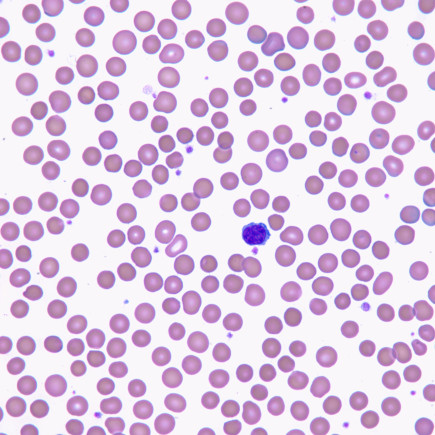
#> input picture images/blood_cells-2.jpg, 435 x 435 px, found by its file name; its folder holds only this picture in this run
$ python lab_13.py
#> lines starting #> are read from the running program, lines starting #| are printed output that depends on the picture; after the words box and inside, x2 and y2 are one past the last pixel; in counts of white or black regions, pixels touching at a corner belong together
### utils/file_utils.py
#! /usr/bin/python
import os
from os import path

from argparse import ArgumentParser

import cv2


def _select_file(root):
#> called with root = 'images'
    files = os.listdir(root)
    print("Select an Image:")
    for i, name in enumerate(files, 1):
        print(f"{i}) {name}")

    size = len(files)
    while True:
        value = input(f"Choice [1 - {size}]: ")
        try:
            value = int(value)
        except ValueError:
            print(f"{value} is not a valid integer")
        else:
            if 1 <= value <= size:
                break
            else:
                print(f"{value} out of range [1 - {size}]")
#> this loop made 1 pass; the answer given on pass 1: 1

    return files[value - 1]


def load_image(name=None, root="images", color=False):
    if name is None:
        name = _select_file(root)

    if not path.exists(name):
        name = path.join(root, name)

    if not path.exists(name):
        raise ValueError(f"image file {name} does not exists")

    flag = cv2.IMREAD_COLOR if color else cv2.IMREAD_GRAYSCALE

    img = cv2.imread(name, flags=flag)
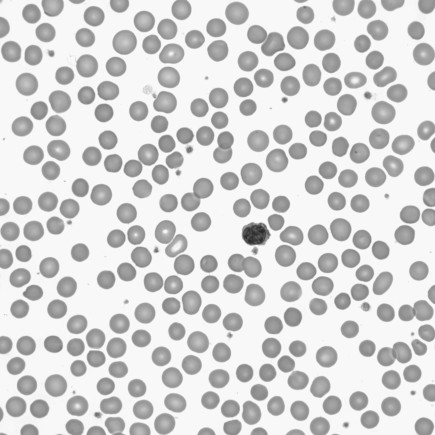
#> img: shape (435, 435); min 37, max 255, mean 211.7

    if img is None:
        raise ValueError(f"cannot load {name}")

    return img


def parse_args():
    parser = ArgumentParser()
    parser.add_argument(
        "name",
        nargs="?",
        help="specify file to open or the directory containing images to open",
    )
    return parser.parse_args()


def load_image_from_arg(color=False):
    args = parse_args()
    if args.name:
        if path.isdir(args.name):
            img = load_image(root=args.name, color=color)
        elif path.isfile(args.name):
            img = load_image(name=args.name, color=color)
        else:
            img = load_image(color=color)
    else:
        img = load_image(color=color)

    return img

### utils/image_utils.py
#! /usr/bin/python

import cv2
import numpy as np


def get_histogram(img, normalize=True):
#> called with normalize = False
    output = np.zeros(256)
    for row in img:
        for pixel in row:
            output[pixel] += 1
#> after the loop, output = 256 values, max 53257 at index 248, min 0 at index 0, mean 739.2

    if normalize:
        x, y = img.shape
        size = x * y
        output /= size
    return output


# [10 lines left out: function colorize, not called in this run]


def show_image(*images, wait=0):
    for count, image in enumerate(images, 1):
        if isinstance(image, tuple):
            name, image = image
        else:
            name = f"Image {count}"

        cv2.imshow(name, image)
    if wait >= 0:
        wait *= 1000
        cv2.waitKey(wait)

### lab_13.py
#! /usr/bin/python

# autogenerated on 2020-05-06 16:44

# Otsu binarization

import sys
from os import path

import cv2
import numpy as np
from matplotlib import pyplot as plt

from utils import *


def weighted_variance(hist, a, b):

    w = sum(hist[a:b])
    if w == 0:
        return None, None

    i = np.arange(a, b)
    tmp = np.sum((i * hist[a:b]) / w)
    v = np.sum(((i - tmp) ** 2) * (hist[a:b] / w))
    return w, v


def otsu_binarize(img):
    hist = get_histogram(img, False)
#> hist has the same summary as output in get_histogram
    size_x, size_y = img.shape
#> size_x = 435; size_y = 435
    pixels = size_x * size_y
#> pixels = 189225
    min_th = 0
    min_value = None
    for th in range(256):
        w_b, v_b = weighted_variance(hist, 0, th)
        w_f, v_f = weighted_variance(hist, th, 256)
        if w_b is None or w_f is None:
            continue

        err = (w_b * v_b) + (w_f * v_f)
        if min_value is None or min_value >= err:
            min_value = err
            min_th = th
#> this loop made 256 passes
#> (w_b, v_b, w_f, v_f, err) on passes 39 to 49: (1, 0, 189224, 1954.6, 369853857), (1, 0, 189224, 1954.6, 369853857), (1, 0, 189224, 1954.6, 369853857), (1, 0, 189224, 1954.6, 369853857), (5, 2.56, 189220, 1954, 369737278.9), (8, 2.36, 189217, 1953.6, 369650860.1), (8, 2.36, 189217, 1953.6, 369650860.1), (12, 3.74, 189213, 1953, 369538348.3), (14, 4.37, 189211, 1952.8, 369482762.9), (18, 5.69, 189207, 1952.2, 369372927.1), (23, 6.96, 189202, 1951.5, 369237284.2)
#> (w_b, v_b, w_f, v_f, err, min_value) on passes 61 to 66: (115, 27.18, 189110, 1940.4, 366950018.5, 366950018.5), (124, 29.48, 189101, 1939.4, 366743090.6, 366743090.6), (131, 31.46, 189094, 1938.6, 366584306, 366584306), (142, 34.74, 189083, 1937.4, 366338149.4, 366338149.4), (149, 36.93, 189076, 1936.7, 366183634.6, 366183634.6), (157, 39.71, 189068, 1935.8, 366009484.9, 366009484.9)
#| Filippo 202
#| OpenCV 201.0

    return min_th


def apply_threshold(img, *threshold):
    size_x, size_y = img.shape
    store = []
    for th in threshold:
        tmp = np.zeros((size_x, size_y), dtype=np.uint8)
        for i, row in enumerate(img):
            for j, v in enumerate(row):
                if v > th:
                    tmp[i, j] = 255
        store.append((f"Th = {th}", tmp))

    show_image(*store, wait=60)


def show_histogram(img, *threshold):
    h = get_histogram(img)
    m = max(h)
    plt.plot(h)
    for th in threshold:
        plt.plot([th, th], [0, m])
    plt.show()
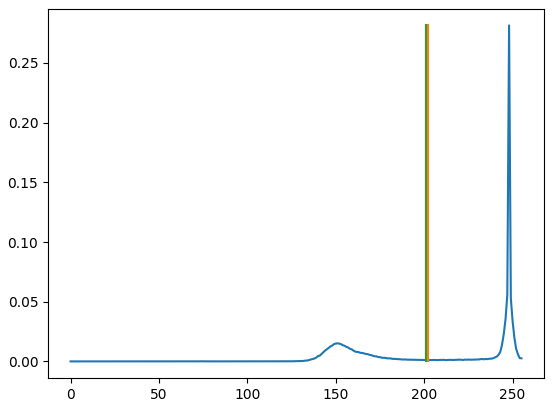
#> figure drawn by matplotlib, 1 panel; curve peaks at x = 248, y = 0.281


def main():
    img = load_image_from_arg()
    th = otsu_binarize(img)
    correct, _ = cv2.threshold(img, 0, 255, cv2.THRESH_BINARY + cv2.THRESH_OTSU)
    print("Filippo", th)
    print("OpenCV", correct)

    show_histogram(img, th, correct)
    apply_threshold(img, th, correct)
#> after the loop in apply_threshold, `for th in threshold:`:
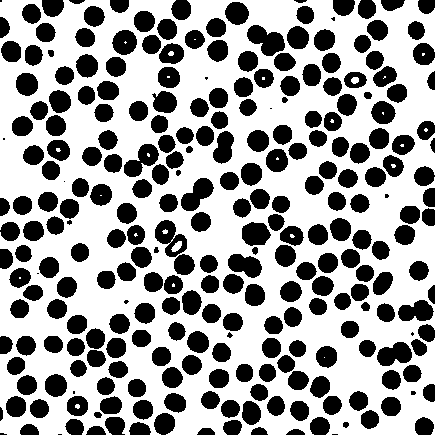
#> tmp: shape (435, 435); 61.4% white; 272 black regions (16 under 20 px), largest, box (x1, y1, x2, y2) and area: (247, 25, 285, 56) 713, (155, 220, 187, 257) 635, (181, 178, 214, 211) 612
#> the loop in show_image, `for count, image in enumerate(images, 1):` made 2 passes
#> pass 1, in show_image, `cv2.imshow(name, image)`:
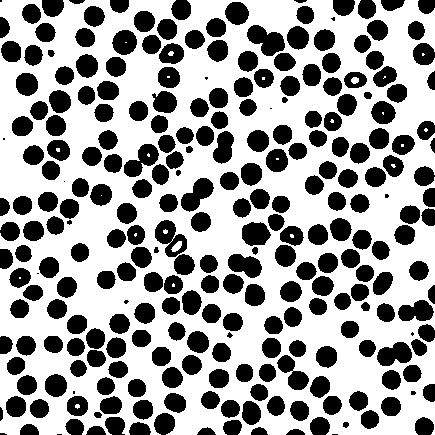
#> window 'Th = 202': shape (435, 435); 61.3% white; 271 black regions (16 under 20 px), largest, box (x1, y1, x2, y2) and area: (247, 25, 285, 56) 713, (155, 220, 187, 257) 640, (181, 178, 214, 212) 614


if __name__ == "__main__":
    main()

$ run again, on images/blood_cells.png
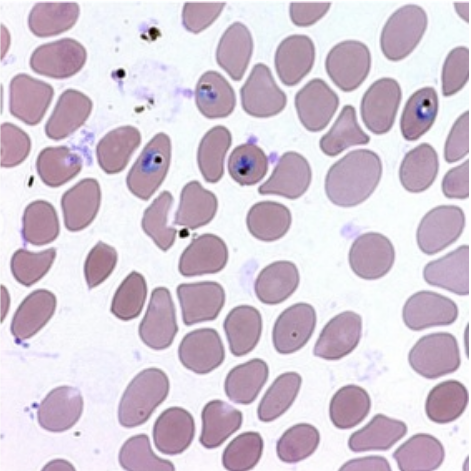
#> input picture images/blood_cells.png, 471 x 471 px, found by its file name
#> the loop in _select_file, `while True:` made 1 pass; the answer given on pass 1: 1
#> after the loop in get_histogram, `for row in img:`: output = 256 values, max 10926 at index 247, min 0 at index 0, mean 866.6
#> hist has the same summary as output in get_histogram
#> the loop in otsu_binarize, `for th in range(256):` made 256 passes
#> (w_b, v_b, w_f, v_f, err) on passes 3 to 9: (2, 0, 221839, 1834.2, 406899862.2), (5, 0.24, 221836, 1833.7, 406774569.5), (9, 0.617, 221832, 1833, 406609141.1), (16, 1.12, 221825, 1831.7, 406322472.1), (19, 1.48, 221822, 1831.2, 406200824.5), (24, 2.36, 221817, 1830.3, 406000091.6), (28, 3.22, 221813, 1829.7, 405841108.5)
#| Filippo 203
#| OpenCV 202.0
#> after the loop in apply_threshold, `for th in threshold:`:
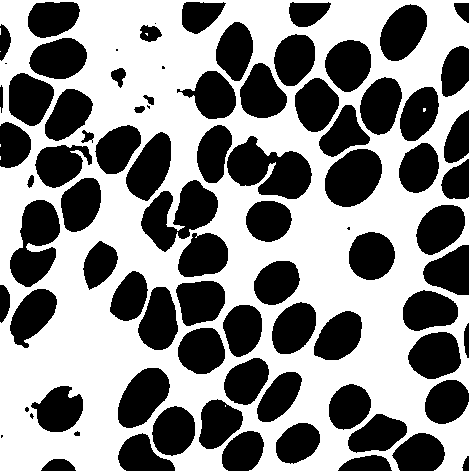
#> tmp: shape (471, 471); 54.7% white; 84 black regions (9 under 20 px), largest, box (x1, y1, x2, y2) and area: (227, 136, 312, 199) 3247, (141, 180, 218, 252) 2949, (10, 200, 60, 287) 2763
#> the loop in show_image, `for count, image in enumerate(images, 1):` made 2 passes
#> pass 1, in show_image, `cv2.imshow(name, image)`:
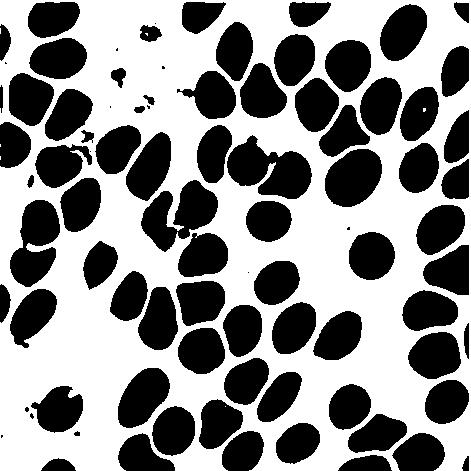
#> window 'Th = 203': shape (471, 471); 54.6% white; 87 black regions (12 under 20 px), largest, box (x1, y1, x2, y2) and area: (227, 135, 312, 199) 3259, (141, 180, 218, 252) 2959, (10, 200, 60, 287) 2768
